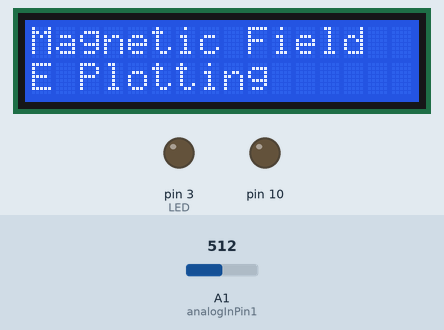
A sketch run on a simulated Arduino Uno, built with avr-gcc and run on an emulated ATmega328P. Shown: 16×2 character LCD, output pins drawn as LEDs (lit = HIGH). Dashed ring = blinking. The test bench sets the inputs (shaded band); at power-on: A1 (analogInPin1) = 512. What the sketch prints to the serial monitor is not drawn.

Above: at 0.1 s.
At 5.1 s:
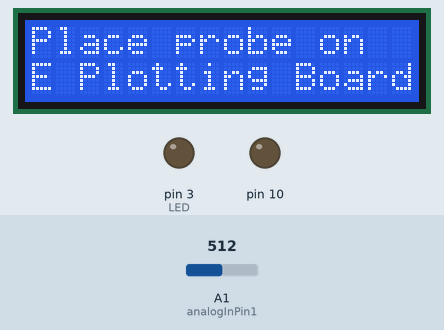
At 10.1 s:
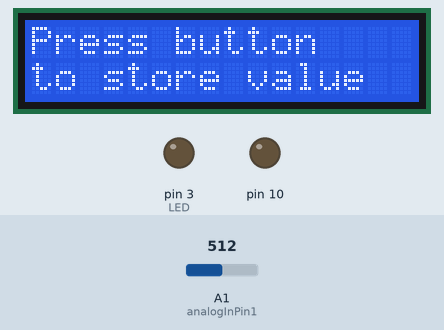
At 39.86 s:
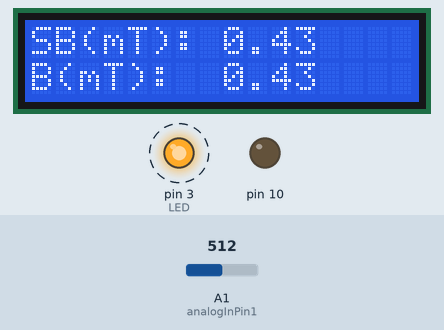
Timing chart, 0 to 40.0 s (numbered marks = the images above):
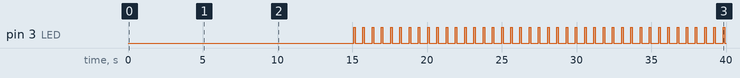

The sketch:

hall_probe_LED.ino
```cpp
//program for magnetic equipotential line plotting
// data can be stored in sd card
//programmed by nelio c. altoveros and hazel joyce m.ramirez
//october 7, 2013


#include <SD.h>
#include <stdio.h>
#include<LiquidCrystal.h>

// Initialize the library with the numbers of the interface pins
LiquidCrystal lcd(7, 8, 9, 2, 4, 6);

const float m=12.706;  //slope
const float b=-31.366; //intercept
const int analogInPin1 = A1;  // Analog input pin that the potentiometer is attached to
//const int analogInPin2 = A2;  // Analog input pin that the potentiometer is attached to
const int PB = 1;             //push button
const int LED = 3;           //buzzer
int n=50;          //50 samples

int sensorValue1 = 0;    //preset value
int sensorValue2 = 0;    //continuous readout
long int start;
float volts1=0.0;
float volts2=0.0;
float tesla1=0.0;
float tesla2=0.0;
long ttime=0;
float diff=0.01;


void setup() {
  pinMode(10, OUTPUT);
  pinMode (LED, OUTPUT);
  // initialize serial communications at 9600 bps:
  Serial.begin(9600);
  lcd.begin(16,2);
  lcd.clear();
  lcd.setCursor(0,0);
  lcd.print("Magnetic Field");
  lcd.setCursor(0,1);
  lcd.print("E Plotting");
  delay(5000);

}


void lcdDisplayData()
{
  lcd.setCursor(0,0);
  lcd.print("SB(mT): ");
  lcd.setCursor(8,0);
  lcd.print(tesla1,2);
  lcd.setCursor(13,0);
  lcd.print("    ");


  lcd.setCursor(0,1);
  lcd.print("B(mT): ");
  lcd.setCursor(8,1);
  lcd.print(tesla2,2);
  lcd.setCursor(13,1);
  lcd.print("    ");

}


void loop() {
  lcd.clear();
  lcd.setCursor(0,0);
  lcd.print("Place probe on ");
  lcd.setCursor(0,1);
  lcd.print("E Plotting Board");
  delay(5000);
  lcd.clear();
  lcd.setCursor(0,0);
  lcd.print("Press button");
  lcd.setCursor(0,1);
  lcd.print("to store value");
  delay(5000);

  while(digitalRead(PB)==HIGH) {}
    lcd.clear();
    start=millis();
    sensorValue1=0.0;
    for (int i=0;i<n;i++) {
     sensorValue1 += analogRead(analogInPin1);
  }
    volts1=(sensorValue1*5.0)/(n*1023.0);
  tesla1=m*volts1+b;
  while (1) {
  if (digitalRead(PB)==LOW) {
    sensorValue1=0.0;
     for (int i=0;i<n;i++) {
     sensorValue1 += analogRead(analogInPin1);
     }
     volts1=(sensorValue1*5.0)/(n*1023.0);
     tesla1=m*volts1+b;
  }
  ttime= (millis()-start);
  sensorValue2=0.0;
  for (int i=0;i<n;i++) {
     sensorValue2 += analogRead(analogInPin1);
  }
  volts2=(sensorValue2*5.0)/(n*1023.0);
  tesla2=m*volts2+b;
  ttime= (millis()-start);
  if (abs(volts1-volts2)<=diff) {
    digitalWrite(LED, HIGH);
    delay(100);
    digitalWrite(LED,LOW);

  }
  Serial.print(tesla1,5);
  Serial.print("\t");
  Serial.println(tesla2,5);
  lcdDisplayData();
  delay(500);
  }
}
```

Measured:
- by itself, pin 3 (LED): LOW → HIGH at 15.1 s, → LOW 0.10 s later, → HIGH 0.52 s later, → LOW 0.10 s later, … (82 changes in this stretch)
- what the display in image 1 shows lasts 5.0 s, from 5.1 s to 10.1 s
